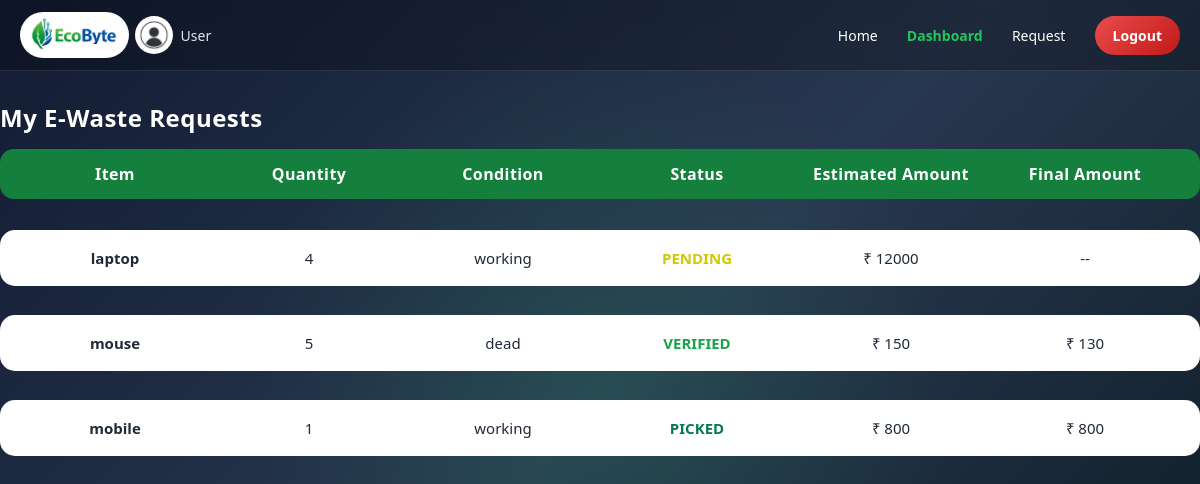
Page /dashboard/ (signed in) on the committed database.
### core/models.py (models this page shows, shortened)
class EwasteRequest(models.Model):
    ITEM_CHOICES = (
        ('mobile', 'Mobile'),
        ('battery', 'Battery'),
        ('laptop', 'Laptop'),
        ('desktop', 'Desktop'),
        ('tablet', 'Tablet'),
        ('keyboard', 'Keyboard'),
        ('mouse', 'Mouse'),
        ('headphone', 'Headphone'),
        ('earphone', 'Earphone'),
        ('charger', 'Charger'),
        ('smartwatch', 'Smartwatch'),
        ('camera', 'Camera'),
        ('printer', 'Printer'),
        ('monitor', 'Monitor'),
        ('router', 'Router'),
    )
    CONDITION_CHOICES = (
        ('working', 'Working'),
        ('dead', 'Dead'),
    )
    STATUS_CHOICES = (
        ('PENDING', 'Pending Admin Review'),
        ('VERIFIED', 'Verified by Admin'),
        ('SCHEDULED', 'Pickup Scheduled'),
        ('PICKED', 'Picked Up'),
        ('PAID', 'Payment Completed'),
        ('REJECTED', 'Rejected'),
    )
    assigned_agent = models.ForeignKey(
    User,
    on_delete=models.SET_NULL,
    null=True,
    blank=True,
    related_name="assigned_jobs"
)
    user = models.ForeignKey(User, on_delete=models.CASCADE)
    item_name = models.CharField(max_length=20, choices=ITEM_CHOICES)
    quantity = models.PositiveIntegerField()
    condition = models.CharField(max_length=10, choices=CONDITION_CHOICES)
    device_details = models.TextField(blank=True, null=True)
    address = models.TextField(blank=True, null=True)
    mobile = models.CharField(max_length=15, blank=True, null=True)
    status = models.CharField(
        max_length=20,
        choices=STATUS_CHOICES,
        default='PENDING'
    )
    estimated_amount = models.IntegerField(default=0)
    final_amount = models.IntegerField(null=True, blank=True)
    created_at = models.DateTimeField(auto_now_add=True)

### core/views.py (the view)
# urls.py: path('dashboard/', views.dashboard, name='dashboard'),
@login_required
def dashboard(request):
    if request.user.userprofile.is_agent:
        return redirect("core:agent_dashboard")
    elif request.user.userprofile.is_recycler:
        return redirect("core:recycler_dashboard")
    ewaste_requests = EwasteRequest.objects.filter(
        user=request.user
    ).order_by("-id")
    return render(request, "dashboard.html", {
        "requests": ewaste_requests,
        "is_admin": False
    })

### templates/dashboard.html
{% extends "base.html" %}
{% load static %}
{% block content %}
<div class="dashboard-wrapper">
  {% if is_admin %}
  <h2 class="section-title">All E-Waste Requests (Admin)</h2>
    {% else %}
  <h2 class="section-title">My E-Waste Requests</h2>
  {% endif %}
  <div class="request-header">
    <div>Item</div>
    <div>Quantity</div>
    <div>Condition</div>
    <div>Status</div>
    <div>Estimated Amount</div>
    <div>Final Amount</div>
  </div>
  <div class="request-list">
    {% for r in requests %}
    <div class="request-row">
      <div class="cell strong">{{ r.item_name }}</div>
      <div class="cell">{{ r.quantity }}</div>
      <div class="cell">{{ r.condition }}</div>
      <div class="cell status {{ r.status|lower }}">{{ r.status }}</div>
      <div class="cell">{% if r.estimated_amount %}₹ {{ r.estimated_amount }}{% else %}--{% endif %}</div>
      <div class="cell">{% if r.final_amount %}₹ {{ r.final_amount }}{% else %}--{% endif %}</div>
    </div>
    {% endfor %}
  </div>
</div>
{% endblock %}

### templates/base.html (shortened to what this page needs)
{% load static %}
<!DOCTYPE html>
<html lang="en">
<head>
    <link rel="stylesheet" href="{% static 'css/style.css' %}">
</head>
<body>
<nav class="navbar">
  <div class="nav-left">
    <div class="logo">
    <div class="logo-box">
        <img src="{% static 'images/ecobyte3.png' %}" class="logo-img">
    </div>
    <a href="{% url 'core:profile' %}" class="user-avatar">
        <img src="{% static 'images/user.png' %}" alt="Profile">
        <span class="username">{{ request.user.username }}</span>
    </a>
</div>
</div>
    <div class="nav-right">
    <a href="{% url 'core:home' %}">Home</a>
{% if user.is_authenticated %}
  {% if not user.userprofile.is_agent and not user.userprofile.is_recycler %}
    <a href="{% url 'core:dashboard' %}">Dashboard</a>
    <a href="{% url 'core:request_pickup' %}">Request</a>
  {% endif %}
  <a href="{% url 'core:logout' %}" class="logout-btn">Logout</a>
{% endif %}
</div>
</nav>
{% block content %}
{% endblock %}
</body>
</html>

### static/css/style.css (style rules this page uses)
* { margin: 0; padding: 0; box-sizing: border-box; font-family: "Segoe UI", Arial, sans-serif; scroll-behavior: smooth; }
h1, h2 { font-weight: 600; letter-spacing: 0.5px; }
body { font-family: "Poppins", sans-serif; min-height: 100vh; margin: 0; color: #fff; background: radial-gradient(circle at center, rgba(41, 206, 102, 0.15), transparent 50%), linear-gradient(135deg, #121c33, #283750, #0b191f); }
.request-header, .request-row { display: grid; grid-template-columns: repeat(6, 1fr); align-items: center; text-align: center; padding: 14px 18px; }
.request-header { background: #15803d; color: #ffffff; font-weight: 600; border-radius: 14px; letter-spacing: 0.4px; }
.request-list { display: flex; flex-direction: column; gap: 14px; margin-top: 16px; }
.request-row .cell { font-size: 15px; color: #1f2937; font-weight: 500; }
.request-row .strong { font-weight: 600; }
.status.picked { color: #047857; font-weight: 700; }
.status.pending { color: #d1c705; font-weight: 700; }
.status.verified { color: #16a34a; font-weight: 700; }
.navbar { display: flex; justify-content: space-between; align-items: center; padding: 12px 20px; background: rgba(0, 0, 0, 0.25); backdrop-filter: blur(10px); border-bottom: 1px solid rgba(255,255,255,0.1); }
.navbar a { color: #e5e7eb; font-weight: 500; text-decoration: none; }
.navbar { display: flex; align-items: center; gap: 22px; }
.navbar .logout-btn { background: linear-gradient(135deg, #ea4c4c, #c21919); color: #ffffff !important; text-decoration: none; display: inline-block; border-radius: 50px; padding: 10px 18px; border: none; font-weight: bold; transition: 0.3s; }
.navbar a.active { color: #22c55e; }
.logo { font-size: 20px; font-weight: bold; color: #ffffff; display: flex; align-items: center; gap: 6px; }
.nav-right a { margin-left: 25px; text-decoration: none; color: #ffffff; font-size: 14px; transition: 0.3s; }
.section-title { margin: 30px 0 15px; font-size: 24px; color: #ffffff; }
.status { font-weight: bold; color: #ff9800; }
.dashboard-wrapper { width: 100%; max-width: 1200px; margin: 0 auto; margin-top: 20px; }
.logo-box { background: #ffffff; padding: 6px 10px; border-radius: 999px; display: inline-flex; align-items: center; gap: 8px; width: fit-content; }
.logo-img { height: 34px; width: auto; max-width: 100px; object-fit: contain; display: block; }
.nav-right a.active { color: #22c55e; font-weight: 600; }
.user-avatar { display: flex; align-items: center; gap: 8px; text-decoration: none; color: white; transition: border-color 0.3s ease, transform 0.3s ease }
.user-avatar img { width: 38px; height: 38px; border-radius: 50%; object-fit: cover; }
.username { font-size: 14px; font-weight: 500; white-space: nowrap; }
.user-avatar img { max-width: 38px !important; max-height: 38px !important; }
.request-row { background: #ffffff; color: black; margin-top: 15px; padding: 18px; border-radius: 15px; display: grid; grid-template-columns: repeat(6, 1fr); text-align: center; align-items: center; transition: 0.3s ease; }

### rows in the picture
EwasteRequest: item_name "laptop", quantity "4", condition "working", status "PENDING", estimated_amount "12000"
EwasteRequest: item_name "mouse", quantity "5", condition "dead", status "VERIFIED", estimated_amount "150", final_amount "130"
EwasteRequest: item_name "mobile", quantity "1", condition "working", status "PICKED", estimated_amount "800", final_amount "800"

### other values in the picture
{{ request.user.username }} "User"
